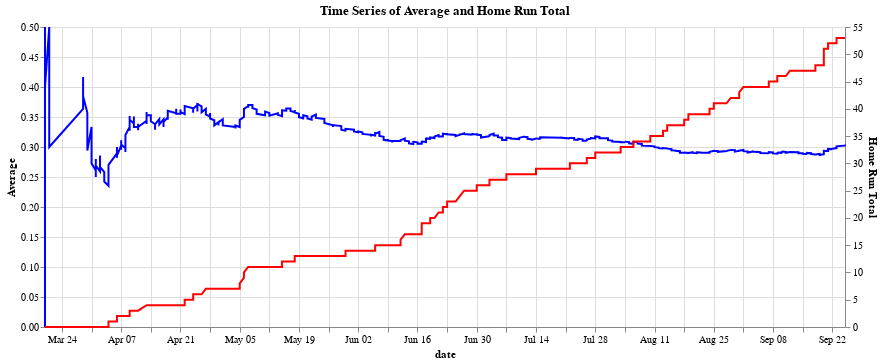

The notebook cell saved with this chart:
### Markdown cell above
### 4. 打率とホームランの累積数の2つの異なる指標の折れ線グラフ

### Code cell
# 打率(average)の折れ線グラフ
# 青色の折れ線グラフを作成し、y軸に打率(average)を設定
average_line = alt.Chart(df).mark_line(color='blue').encode(
    x='date',                                                         # x軸には日付を設定
    y=alt.Y('average', axis=alt.Axis(title='Average'))                # y軸には打率を設定し、軸のタイトルを"Average"にする
)

# ホームラン数の累積(home_run_total)の折れ線グラフ
# 赤色の折れ線グラフを作成し、y軸にホームラン累積数(home_run_total)を設定
home_run_line = alt.Chart(df).mark_line(color='red').encode(
    x='date',                                                         # x軸には日付を設定
    y=alt.Y('home_run_total', axis=alt.Axis(title='Home Run Total'))  # y軸にはホームラン累積数を設定し、軸のタイトルを"Home Run Total"にする
)

# 二重軸のグラフを作成
# average_line(打率)とhome_run_line(ホームラン累積)の2つの折れ線グラフを重ねて表示
chart = alt.layer(
    average_line,                                       # 打率の折れ線グラフ
    home_run_line                                       # ホームラン累積の折れ線グラフ
).resolve_scale(
    y='independent'                                     # y軸のスケールを独立させ、2つの異なるy軸を使う
).properties(
    title='Time Series of Average and Home Run Total',  # グラフのタイトルを設定
    width=800                                           # グラフの幅を800ピクセルに設定
)

# グラフを表示
chart.display()

### Figure 1 — Vega-Lite specification as saved in the notebook (floating-point values rounded to 4 significant figures; data arrays with more than 128 entries replaced by an {"elided": "..."} marker saying what was removed)
{"config": {"view": {"continuousWidth": 300, "continuousHeight": 300}}, "layer": [{"mark": {"type": "line", "color": "blue"}, "encoding": {"x": {"field": "date", "type": "temporal"}, "y": {"axis": {"title": "Average"}, "field": "average", "type": "quantitative"}}}, {"mark": {"type": "line", "color": "red"}, "encoding": {"x": {"field": "date", "type": "temporal"}, "y": {"axis": {"title": "Home Run Total"}, "field": "home_run_total", "type": "quantitative"}}}], "data": {"name": "data-fc2807d013ed0f9ef3a950fcb1575114"}, "resolve": {"scale": {"y": "independent"}}, "title": "Time Series of Average and Home Run Total", "width": 800, "$schema": "https://vega.github.io/schema/vega-lite/v5.8.0.json", "datasets": {"data-fc2807d013ed0f9ef3a950fcb1575114": {"elided": "707 records"}}}
